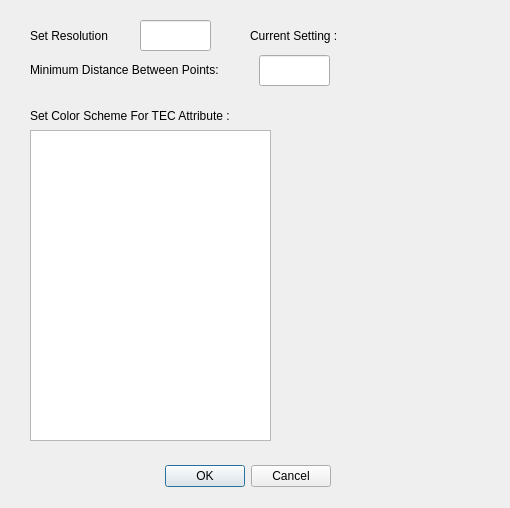
<?xml version="1.0" encoding="UTF-8"?>
<ui version="4.0">
 <class>TECSettingsDiag</class>
 <widget class="QDialog" name="TECSettingsDiag">
  <property name="geometry">
   <rect>
    <x>0</x>
    <y>0</y>
    <width>510</width>
    <height>508</height>
   </rect>
  </property>
  <property name="windowTitle">
   <string>TEC file to Raster Settings</string>
  </property>
  <widget class="QDialogButtonBox" name="buttonBox">
   <property name="geometry">
    <rect>
     <x>-10</x>
     <y>460</y>
     <width>341</width>
     <height>32</height>
    </rect>
   </property>
   <property name="orientation">
    <enum>Qt::Horizontal</enum>
   </property>
   <property name="standardButtons">
    <set>QDialogButtonBox::Cancel|QDialogButtonBox::Ok</set>
   </property>
  </widget>
  <widget class="QLabel" name="label">
   <property name="geometry">
    <rect>
     <x>30</x>
     <y>20</y>
     <width>131</width>
     <height>31</height>
    </rect>
   </property>
   <property name="toolTip">
    <string>設定Raster圖層解析度(像素大小)</string>
   </property>
   <property name="text">
    <string>Set Resolution</string>
   </property>
  </widget>
  <widget class="QLineEdit" name="resolutionInput">
   <property name="geometry">
    <rect>
     <x>140</x>
     <y>20</y>
     <width>71</width>
     <height>31</height>
    </rect>
   </property>
  </widget>
  <widget class="QLabel" name="currentResLabel">
   <property name="geometry">
    <rect>
     <x>250</x>
     <y>20</y>
     <width>161</width>
     <height>31</height>
    </rect>
   </property>
   <property name="text">
    <string>Current Setting : </string>
   </property>
  </widget>
  <widget class="QLabel" name="label_3">
   <property name="geometry">
    <rect>
     <x>30</x>
     <y>100</y>
     <width>291</width>
     <height>31</height>
    </rect>
   </property>
   <property name="toolTip">
    <string>設定Raster圖層的顯示套色</string>
   </property>
   <property name="text">
    <string>Set Color Scheme For TEC Attribute :</string>
   </property>
  </widget>
  <widget class="QListWidget" name="TECAttrList">
   <property name="geometry">
    <rect>
     <x>30</x>
     <y>130</y>
     <width>241</width>
     <height>311</height>
    </rect>
   </property>
  </widget>
  <widget class="QLabel" name="label_4">
   <property name="geometry">
    <rect>
     <x>30</x>
     <y>54</y>
     <width>251</width>
     <height>31</height>
    </rect>
   </property>
   <property name="toolTip">
    <string>點與點的最小距離(小於此距離視為同一點)</string>
   </property>
   <property name="text">
    <string>Minimum Distance Between Points:</string>
   </property>
  </widget>
  <widget class="QLineEdit" name="minDisInput">
   <property name="geometry">
    <rect>
     <x>259</x>
     <y>55</y>
     <width>71</width>
     <height>31</height>
    </rect>
   </property>
  </widget>
  <widget class="QWidget" name="verticalLayoutWidget">
   <property name="geometry">
    <rect>
     <x>280</x>
     <y>130</y>
     <width>211</width>
     <height>41</height>
    </rect>
   </property>
   <layout class="QVBoxLayout" name="ColorRampLayout">
    <property name="spacing">
     <number>7</number>
    </property>
    <property name="sizeConstraint">
     <enum>QLayout::SetNoConstraint</enum>
    </property>
   </layout>
  </widget>
 </widget>
 <resources/>
 <connections>
  <connection>
   <sender>buttonBox</sender>
   <signal>accepted()</signal>
   <receiver>TECSettingsDiag</receiver>
   <slot>accept()</slot>
   <hints>
    <hint type="sourcelabel">
     <x>248</x>
     <y>254</y>
    </hint>
    <hint type="destinationlabel">
     <x>157</x>
     <y>274</y>
    </hint>
   </hints>
  </connection>
  <connection>
   <sender>buttonBox</sender>
   <signal>rejected()</signal>
   <receiver>TECSettingsDiag</receiver>
   <slot>reject()</slot>
   <hints>
    <hint type="sourcelabel">
     <x>316</x>
     <y>260</y>
    </hint>
    <hint type="destinationlabel">
     <x>286</x>
     <y>274</y>
    </hint>
   </hints>
  </connection>
 </connections>
</ui>
